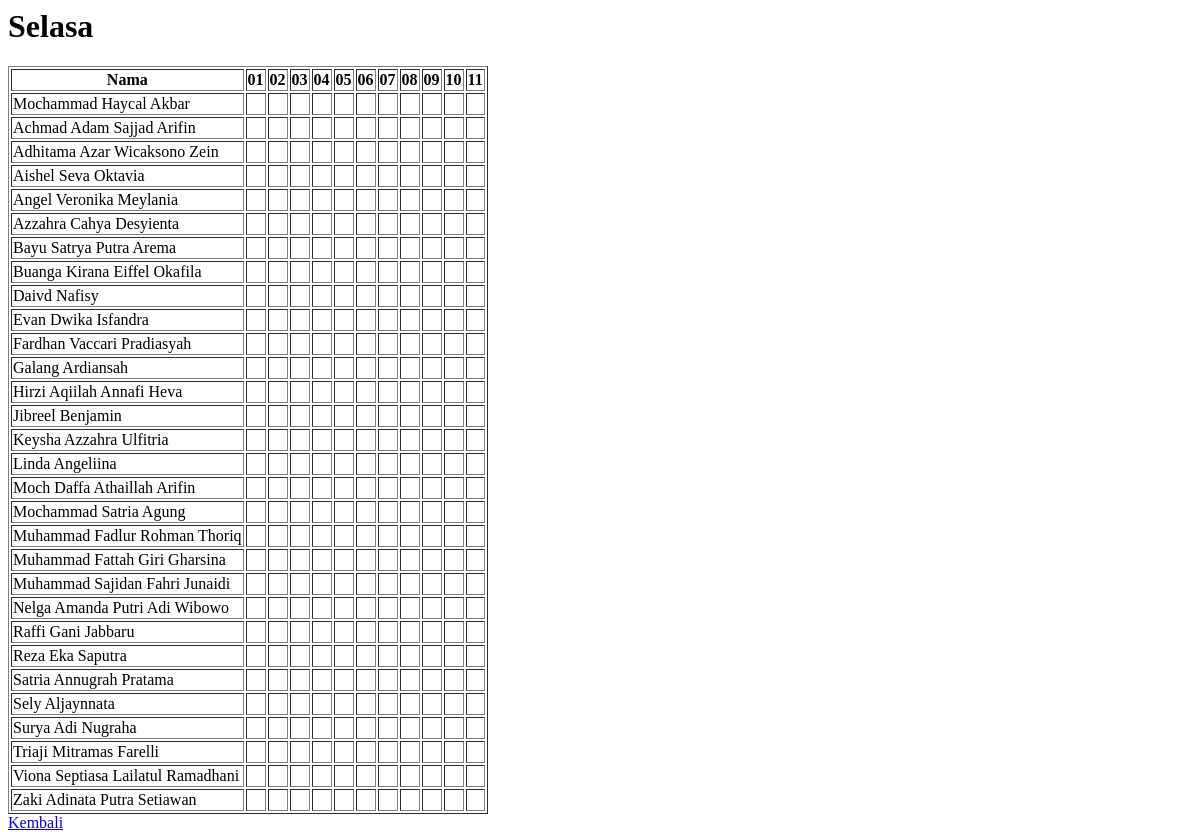
/selasa.php, run on the app's committed database.
### tables this page shows
CREATE TABLE selasa LIKE senin;

### selasa.php (the view, shortened to what this page needs)
<?php
$hari = isset($_GET['hari']) ? $_GET['hari'] : 'selasa';
$conn = new mysqli("localhost", "root", "", "absen");
$query = "SELECT * FROM $hari";
$result = $conn->query($query);
function getStatus($value) {
    switch ($value) {
        default: return " ";
    }
}
?>
<h1>Selasa</h1>
<table border="1">
    <tr>
        <th>Nama</th>
        <th>01</th>
        <th>02</th>
        <th>03</th>
        <th>04</th>
        <th>05</th>
        <th>06</th>
        <th>07</th>
        <th>08</th>
        <th>09</th>
        <th>10</th>
        <th>11</th>
    </tr>
    <?php while ($row = $result->fetch_assoc()) { ?>
    <tr>
        <td><?php echo $row['nama']; ?></td>
        <?php for ($i = 1; $i <= 11; $i++) { ?>
            <td><?php echo getStatus($row["j$i"]); ?></td>
        <?php } ?>
    </tr>
    <?php } ?>
</table>
<a href="index.html">Kembali</a>

### data on the page
selasa: nama "Mochammad Haycal Akbar"
selasa: nama "Achmad Adam Sajjad Arifin"
selasa: nama "Adhitama Azar Wicaksono Zein"
selasa: nama "Aishel Seva Oktavia"
selasa: nama "Angel Veronika Meylania"
selasa: nama "Azzahra Cahya Desyienta"
selasa: nama "Bayu Satrya Putra Arema"
selasa: nama "Buanga Kirana Eiffel Okafila"
selasa: nama "Daivd Nafisy"
selasa: nama "Evan Dwika Isfandra"
selasa: nama "Fardhan Vaccari Pradiasyah"
selasa: nama "Galang Ardiansah"
selasa: nama "Hirzi Aqiilah Annafi Heva"
selasa: nama "Jibreel Benjamin"
selasa: nama "Keysha Azzahra Ulfitria"
selasa: nama "Linda Angeliina"
selasa: nama "Moch Daffa Athaillah Arifin"
selasa: nama "Mochammad Satria Agung"
selasa: nama "Muhammad Fadlur Rohman Thoriq"
selasa: nama "Muhammad Fattah Giri Gharsina"
selasa: nama "Muhammad Sajidan Fahri Junaidi"
selasa: nama "Nelga Amanda Putri Adi Wibowo"
selasa: nama "Raffi Gani Jabbaru"
selasa: nama "Reza Eka Saputra"
selasa: nama "Satria Annugrah Pratama"
selasa: nama "Sely Aljaynnata"
selasa: nama "Surya Adi Nugraha"
selasa: nama "Triaji Mitramas Farelli"
selasa: nama "Viona Septiasa Lailatul Ramadhani"
selasa: nama "Zaki Adinata Putra Setiawan"
